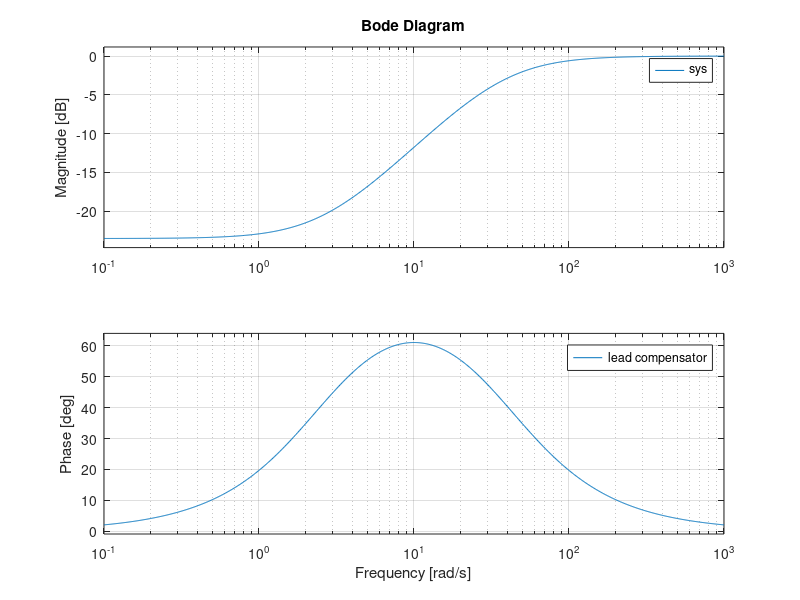
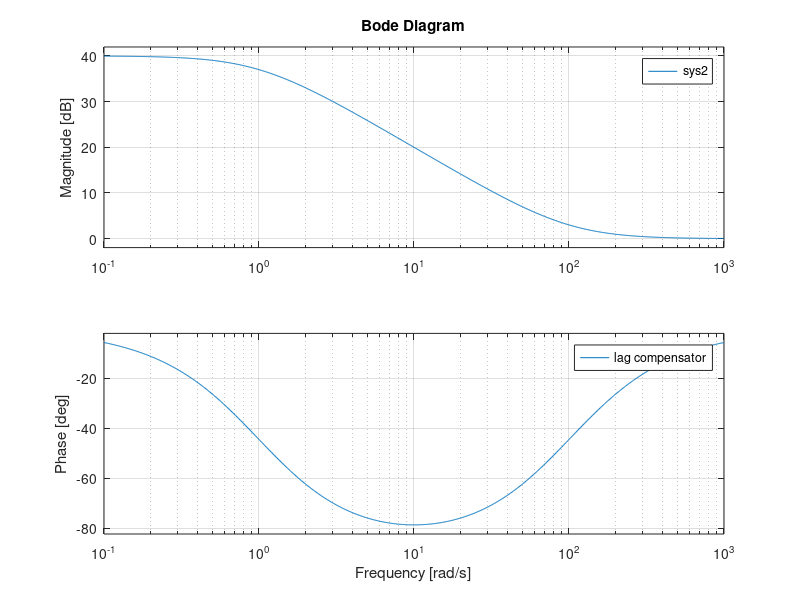
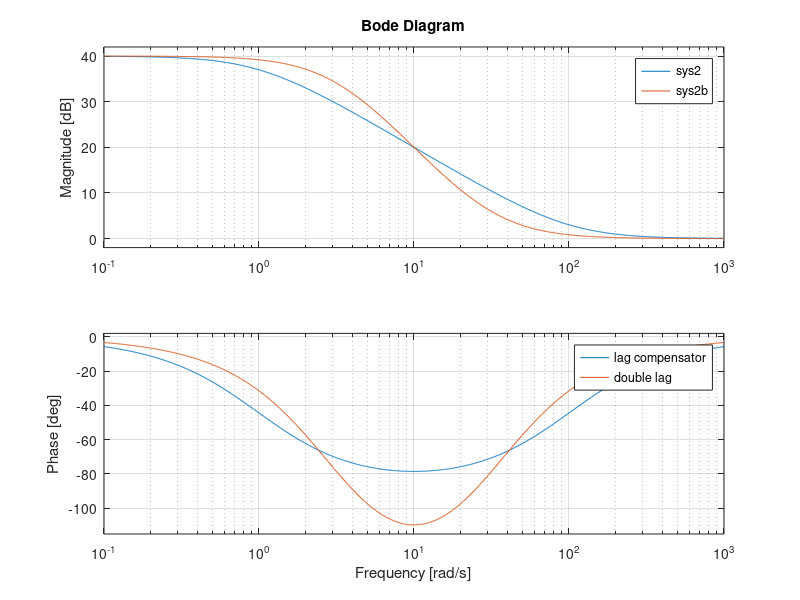

These charts were generated, in order, by the following MATLAB code: (Note: this script raises an error after producing the figures.)
format short
%% problem1a
Num  = [1, 2.58];
Den = [1, 38.73];
sys = tf(Num,Den);
figure
bode(sys);
legend('lead compensator');
grid on;

%% problem2a
Num2 = [1,100];
Den2 = [1,1];
sys2 = tf(Num2,Den2);
figure 
bode(sys2);
grid on;
legend('lag compensator')

%% problem2b
Num2b = [1,31.62];
Den2b = [1, 3.16];
sys2b = tf(Num2b,Den2b)^2;
figure 
bode(sys2,sys2b);
grid on;
legend('lag compensator', 'double lag');

%% problem3a
F = RR_LPF_butterworth(4,10)
num = 10000;
den = [1 26 341 2613 10000];
figure 
G3a = tf(num,den);
bode(G3a)
grid on

%% 3b 

F =  RR_LPF_inv_chebyshev(4,0.001,10)
% make the bode diagram
num = [.001 0 0.8 0 80];
den = [ 1 7.442 29.9872 68.3371 80];
figure 
G3b = tf(num,den);
bode (G3a,G3b)


%% 4b
s = tf('s')
Dlead = (s-2.58/s-38.73);
Ddouble = (s-31.62/s-3.16)^2;
Dinv = ((0.001*s+0.8*s^2+80)/(s^4+7.7442*s^3+29.9872*s^2+68.3371*s+80));
Ds = Dlead*Ddouble*Dinv
opt = c2dOptions('Method','tustin','PrewarpFrequency',10);
Dz = c2d(Ds,0.01,opt)


%% 5b
G5b = 100/(s^2-100);

Dsimple = (s-10)/s;

K = 1/abs(evalfr(G5b*Ds, 1i*10));

Dloop = K*Ds
figure
subplot(2,2,1)
rlocus(G5b*Dsimple)
subplot(2,2,2)
rlocus(G5b*Dloop)
subplot(2,2,3)
bode (G5b *Dsimple)
subplot(2,2,4)
bode(G5b *Dloop)

Tsimple = feedback(G5b *Dsimple,1);
Tloop = feedback(G5b *Dloop,1);

figure
step (Tsimple,Tloop)
legend ('simple', 'loop shape')
grid on



%opt = c2dOptions('Method','tustin','PrewarpFrequency',10);
%Dz = c2d(Ds,0.01,opt)
